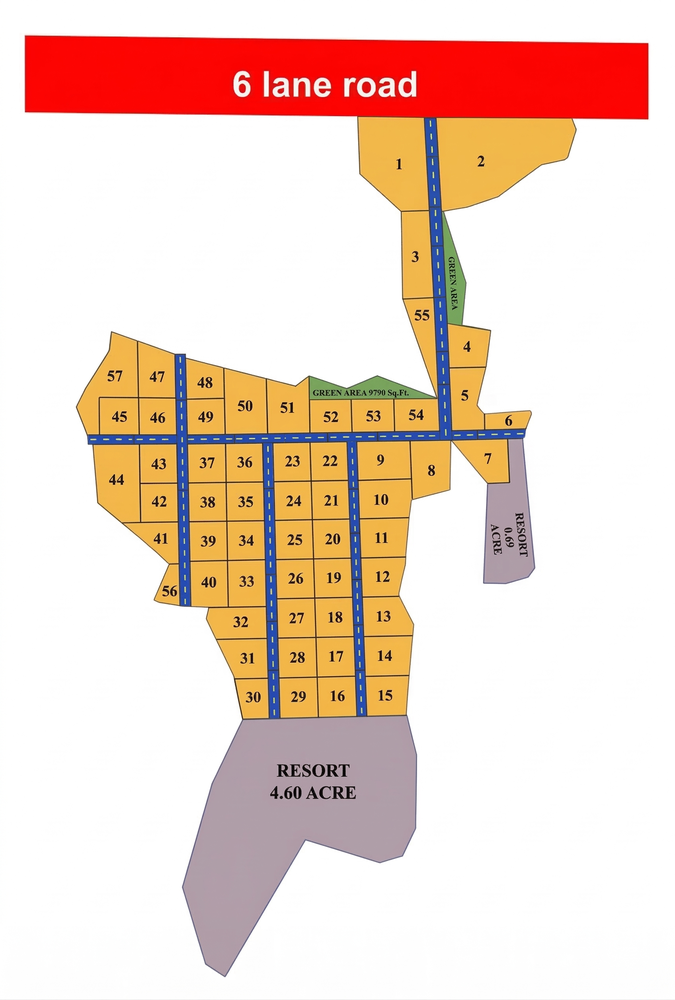
#> input picture clean_plot_maps/cleaner_plots.png, 675 x 1000 px, shrunk from 1696 x 2514 before the run, found by its file name
$ python debug_roads.py
#> lines starting #> are read from the running program, lines starting #| are printed output that depends on the picture; after the words box and inside, x2 and y2 are one past the last pixel; in counts of white or black regions, pixels touching at a corner belong together
import cv2
import numpy as np

def debug_roads():
    image_path = "/Users/hamdan/Documents/BXB - Work/FarmHouse/farms2/clean_plot_maps/cleaner_plots.png"
    img = cv2.imread(image_path)
#> img is the input picture: shape (1000, 675, 3); mean B, G, R 200, 213.3, 238.7
    hsv = cv2.cvtColor(img, cv2.COLOR_BGR2HSV)
#> hsv: shape (1000, 675, 3); mean H, S, V 17.2, 50.1, 241.3

    # Blue mask (arterial roads)
    mask_blue = cv2.inRange(hsv, np.array([90, 50, 40]), np.array([135, 255, 255]))
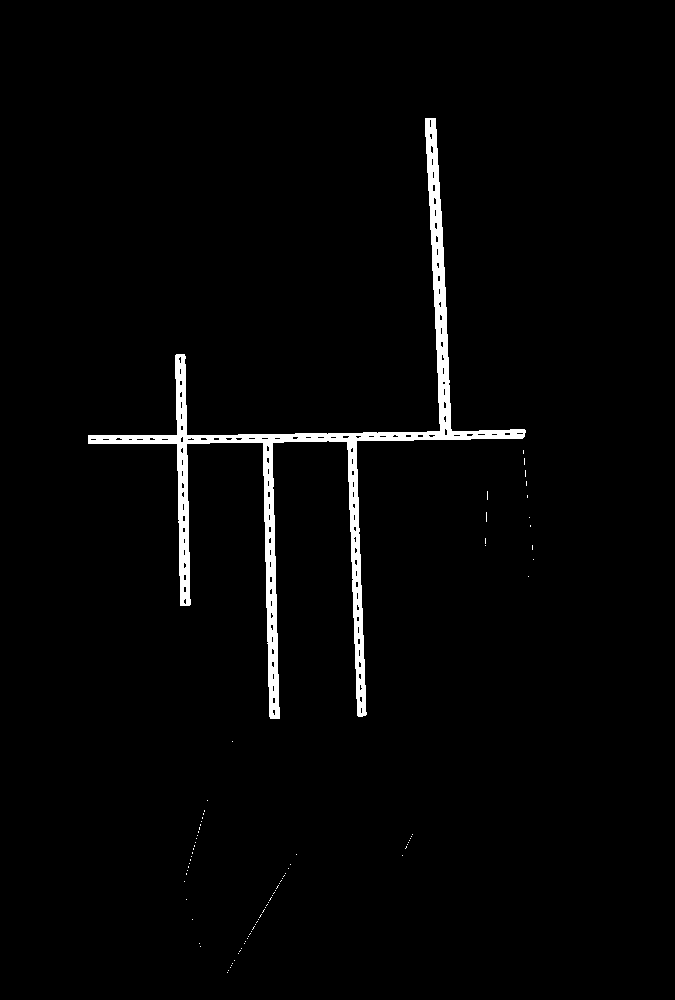
#> mask_blue: shape (1000, 675); 2.2% white; 86 white regions (85 under 20 px), largest, box (x1, y1, x2, y2) and area: (88, 118, 526, 719) 14528

    cv2.imwrite("/Users/hamdan/Documents/BXB - Work/FarmHouse/farms2/clean_plot_maps/debug_road_mask.png", mask_blue)

    # Try different closing
    k1 = cv2.morphologyEx(mask_blue, cv2.MORPH_CLOSE, np.ones((5,5), np.uint8))
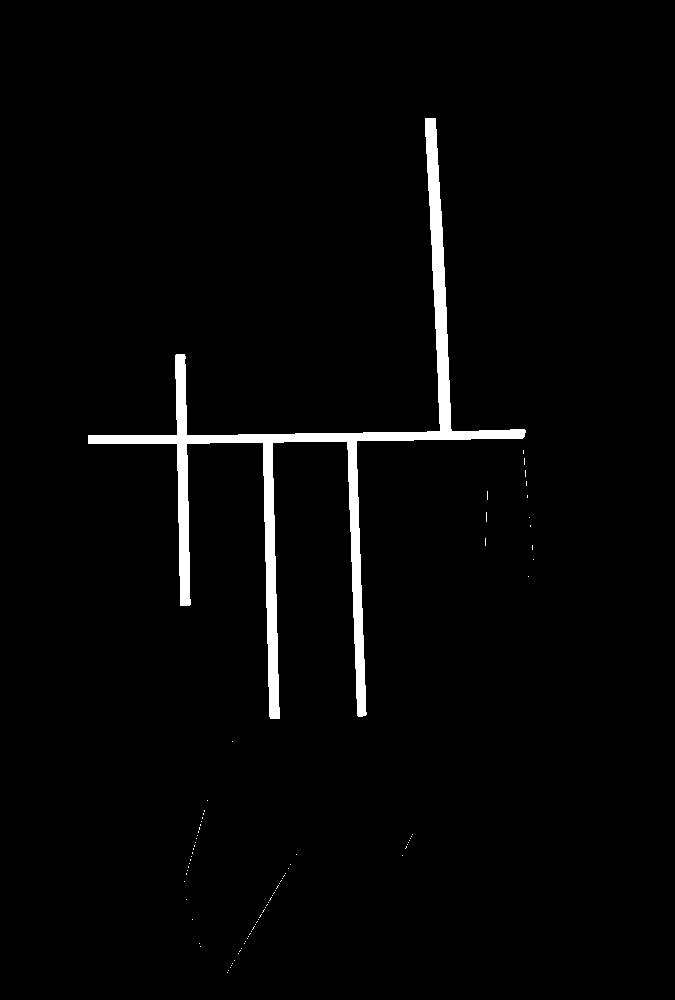
#> k1: shape (1000, 675); 2.3% white; 85 white regions (84 under 20 px), largest, box (x1, y1, x2, y2) and area: (88, 118, 526, 719) 15486
    cv2.imwrite("/Users/hamdan/Documents/BXB - Work/FarmHouse/farms2/clean_plot_maps/debug_road_mask_close5.png", k1)

    k2 = cv2.morphologyEx(mask_blue, cv2.MORPH_CLOSE, np.ones((10,10), np.uint8))
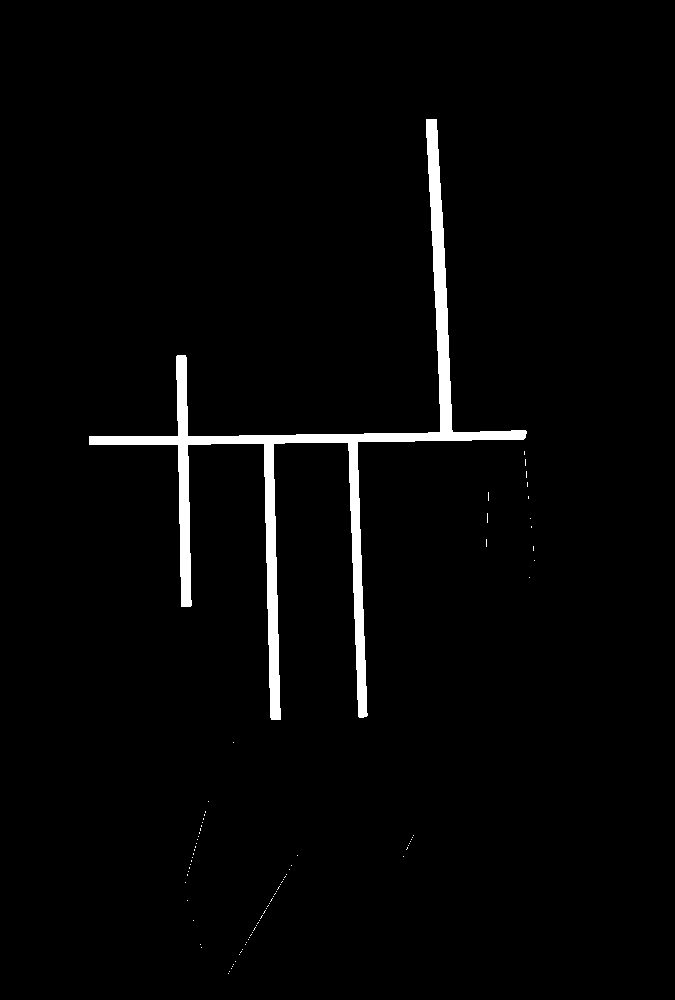
#> k2: shape (1000, 675); 2.3% white; 85 white regions (84 under 20 px), largest, box (x1, y1, x2, y2) and area: (89, 119, 527, 720) 15498
    cv2.imwrite("/Users/hamdan/Documents/BXB - Work/FarmHouse/farms2/clean_plot_maps/debug_road_mask_close10.png", k2)

if __name__ == "__main__":
    debug_roads()
